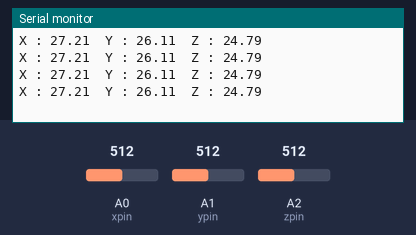
The sketch below on a simulated Arduino Uno, built with avr-gcc and run on an emulated ATmega328P. On the bench: the last lines printed to the serial monitor. The test bench sets the inputs (shaded band); at power-on: A0 (xpin) = 512, A1 (ypin) = 512, A2 (zpin) = 512.

Above: at 1.2 s.
1.3 s: A0 (xpin) set to 716
At 1.73 s:
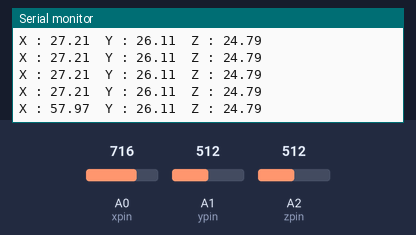
2.8 s: A1 (ypin) set to 716
At 2.95 s:
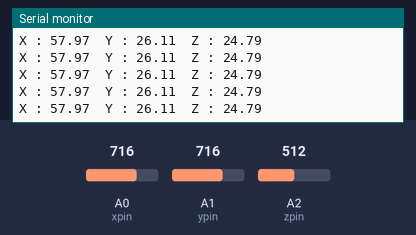
5.8 s: A2 (zpin) set to 716
At 6.0 s:
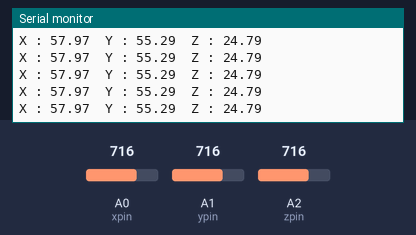
7.3 s: A0 (xpin) set to 900
At 7.53 s:
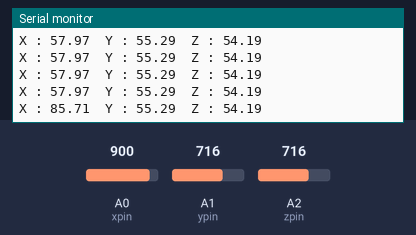
8.8 s: A1 (ypin) set to 900
At 9.05 s:
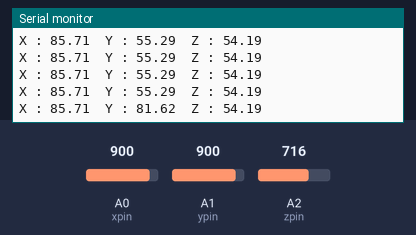
10.3 s: A2 (zpin) set to 900
At 10.57 s:
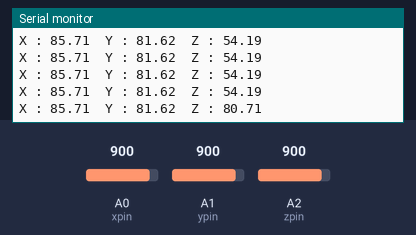
Timing chart, 0 to 12.8 s (numbered marks = the images above; inputs shaded):
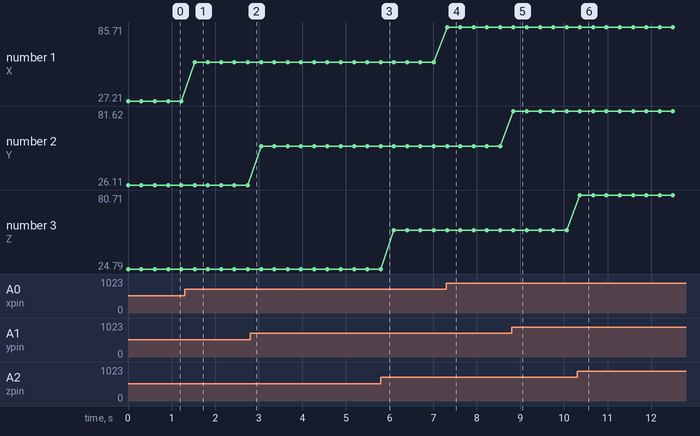

The sketch:

ADXL.ino
```cpp
const int xpin = 0;
const int ypin = 1;
const int zpin = 2;


void setup() {
  // put your setup code here, to run once:
  Serial.begin(9600);
}

void loop() {
  // put your main code here, to run repeatedly:

  int x = analogRead(xpin);
  delay(1);
  int y = analogRead(ypin);
  delay(1);
  int z = analogRead(zpin);
  delay(1);

  float zero_G = 512.0;
  float scale = 102.3;
 /*
  Serial.print(x);
  Serial.print("\t");
  Serial.print(y);
  Serial.print("\t");
  Serial.print(z);
  Serial.print("\n");
  */
  Serial.print("X : ");
  Serial.print(((float)x - 331.5) / 65 * 9.8);
  Serial.print("\t");
  Serial.print("Y : ");
  Serial.print(((float)y - 329.5) / 68.5 * 9.8);
  Serial.print("\t");
  Serial.print("Z : ");
  Serial.print(((float)z - 340) / 68 * 9.8);
  Serial.print("\n");

  delay(300);
}
```

Measured:
- after the input at 1.3 s, the serial monitor: prints a new line after 0.23 s (image 1)
- after the input at 7.3 s, the serial monitor: prints a new line at once (image 4)
- after the input at 8.8 s, the serial monitor: prints a new line at once (image 5)
- after the input at 10.3 s, the serial monitor: prints a new line after 0.07 s (image 6)
- plotted number 1: 27.21 → 57.97 after the input at 1.3 s, 57.97 → 85.71 after the input at 7.3 s
- plotted number 2: 26.11 → 55.29 after the input at 2.8 s, 55.29 → 81.62 after the input at 8.8 s
- plotted number 3: 24.79 → 54.19 after the input at 5.8 s, 54.19 → 80.71 after the input at 10.3 s
